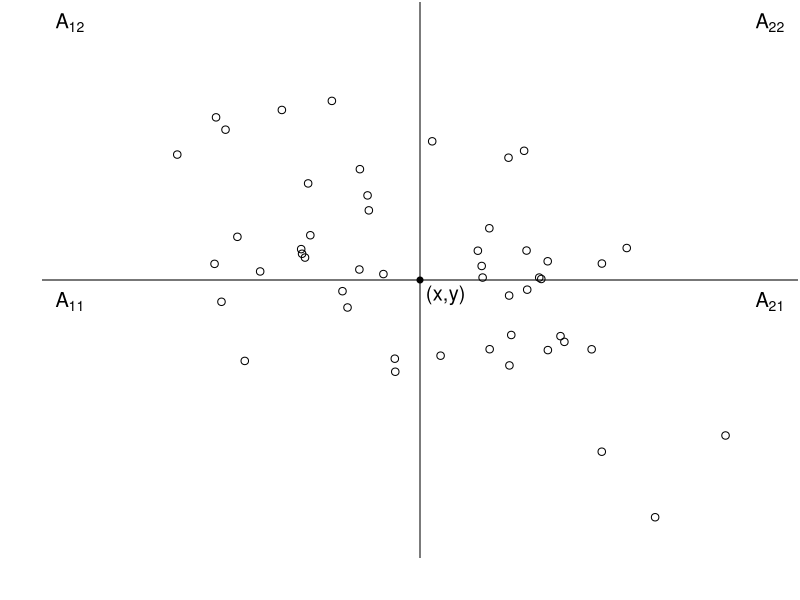

Write the R code that produced this figure.
rm(list=ls(all=TRUE))
library(MASS)
#source("EL_Library.r")
n = 50; mu = c(0,0); rho=-0.5; 

set.seed(1000000)
V = mvrnorm(n=n,mu=c(0,0),Sigma=array(c(1,rho,rho,1),c(2,2)))
Ind = array(,n)

mean(V[,1]<=0 & V[,2]<=0)
mean(V[,1]<=0 & V[,2]>0)
mean(V[,1]>0 & V[,2]<=0)
mean(V[,1]>0 & V[,2]>0)

for(i in 1:n){
  x = V[i,1]; y = V[i,2]; 

  phi11 = mean(V[,1]<= x& V[,2]<= y); 
  phi12 = mean(V[,1]<= x& V[,2]> y); 
  phi21 = mean(V[,1]> x& V[,2]<= y); 
  phi22 = mean(V[,1]> x& V[,2]> y); 

  phi1d = phi11+phi12; 
  phid1 = phi11+phi21; 

  #Ind[i] = c(phi11<phi1d*phid1); 
}



#pdf("Demo_nonPQD.pdf", width=6, height=6)
par(mar=c(2.1,2.1,0.1,0.1))
plot(V, xlim=c(-3,3), ylim=c(-3,3), 
     frame.plot=FALSE,axes=FALSE)
#points(V[Ind==1,], pch=3)
abline(v=0,lty=1); 
abline(h=0,lty=1); 
text(-3,3,expression(A[12]),cex=1.2)
text(-3,-0.25,expression(A[11]),cex=1.2)
text(3,-0.25,expression(A[21]),cex=1.2)
text(3,3,expression(A[22]),cex=1.2)
text(0.22,-0.18,expression("(x,y)"),cex=1.2)
points(0,0,pch=20,lwd=2)

#Rcpp_GOF_PQD_FF(V,n)

-2*20*(0.10*log(0.21/0.10) + 0.25*log(0.14/0.25) + 0.50*log(0.39/0.50) + 0.15*log(0.26/0.15))

#legend("bottomright", pch=c(1,3), legend=c(expression(phi[11]<=phi[11]^{(0)}),expression(phi[11]>phi[11]^{(0)})))
#dev.off()



